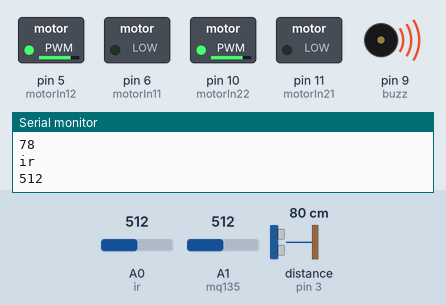
This sketch was run on a simulated Arduino Uno, built with avr-gcc and run on an emulated ATmega328P. Shown: switched loads named in the sketch (green lamp = pin HIGH), buzzer (waves = sounding), the last lines printed to the serial monitor. Wiring (inferred from the names in the program): ultrasonic range finder: trigger pin 2; echo pin 3. The inputs (shaded band) are chosen by the test bench; at power-on: distance to the obstacle (sensor on pin 3) 80 cm, A0 (ir) = 512, A1 (mq135) = 512. The echo pulse lasts 58.3 µs per cm; pins used as bus, display or sensor lines are not drawn.

Above: at 1.2 s.
1.3 s: distance to the obstacle (sensor on pin 3) set to 29 cm
2.8 s: distance to the obstacle (sensor on pin 3) set to 24 cm
At 3.5 s:
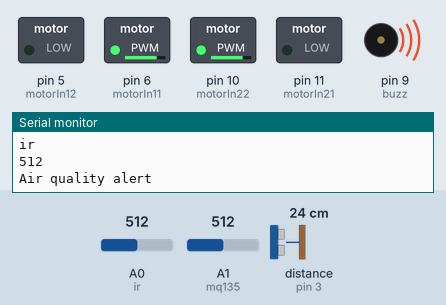
8.3 s: distance to the obstacle (sensor on pin 3) set to 35 cm
At 9.1 s:
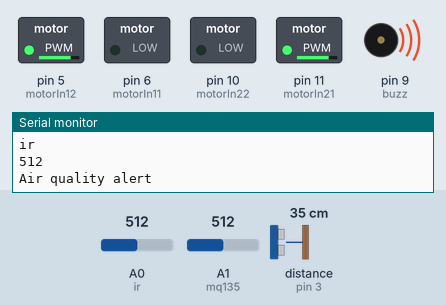
9.9 s: distance to the obstacle (sensor on pin 3) set to 2 cm
At 12.0 s:
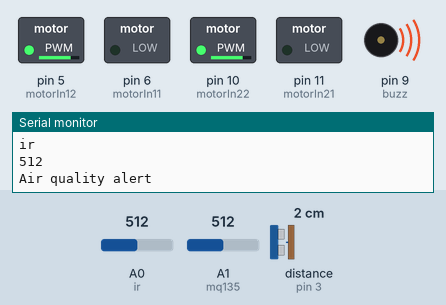
Timing chart, 0 to 13.9 s (numbered marks = the images above; inputs shaded):
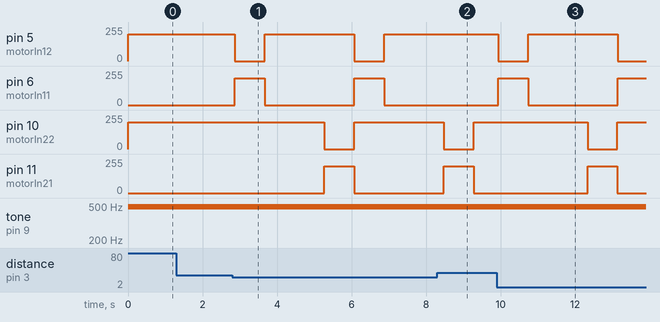

The sketch:

project.ino
```cpp
#include<SoftwareSerial.h>

int irvalue;
int motorIn11=6, motorIn12=5, motorIn21=11, motorIn22=10;
const int trigPin = 2;
const int echoPin = 3;
const int recho = 10;
const int lecho=11;
int ir=A0,mq135=A1,mq9=A2;
long duration;
int distanceCm;
int rdist, ldist;
int mq135sensorValue;
String state;
int velo=200;
int buzz=9;

void setup() {

  pinMode(ir, INPUT);
  pinMode(A1, INPUT);
  Serial.begin(9600);
  pinMode(motorIn11, OUTPUT);
  pinMode(motorIn12, OUTPUT);
  pinMode(motorIn21, OUTPUT);
  pinMode(motorIn22, OUTPUT);
  pinMode(trigPin, OUTPUT);
  pinMode(echoPin, INPUT);
  pinMode(recho, INPUT);
  pinMode(lecho, INPUT);
  pinMode(buzz, OUTPUT);


}

void Forward(){
  analogWrite(motorIn11, 0);
  analogWrite(motorIn12, velo);
  analogWrite(motorIn21, 0);
  analogWrite(motorIn22, velo);
}

void Stop(){
  analogWrite(motorIn11, 0);
  analogWrite(motorIn12, 0);
  analogWrite(motorIn21, 0);
  analogWrite(motorIn22, 0);
}

void Left(){
  analogWrite(motorIn11, 0);
  analogWrite(motorIn12, velo);
  analogWrite(motorIn21, velo);
  analogWrite(motorIn22, 0);
}

void Right(){
  analogWrite(motorIn11, velo);
  analogWrite(motorIn12, 0);
  analogWrite(motorIn21, 0);
  analogWrite(motorIn22, velo);
}


void beep(int buzzer){
  analogWrite(buzz, buzzer);      // Almost any value can be used except 0 and 255
                           // experiment to get the best tone
  //delay(delayms);          // wait for a delayms ms
  //analogWrite(buzz, 0);       // 0 turns it off
  //delay(delayms);          // wait for a delayms ms
}

void loop() {


  digitalWrite(trigPin, LOW);
  delayMicroseconds(2);
  digitalWrite(trigPin, HIGH);
  delayMicroseconds(10);
  digitalWrite(trigPin, LOW);
  duration = pulseIn(echoPin, HIGH);
  distanceCm= duration*0.034/2;

  irvalue=analogRead(A0);
  if(irvalue<105){
    Serial.println("Fire detected!");
    beep(20);
  }
  else{ beep(0);

  mq135sensorValue = analogRead(mq135);
  if(mq135sensorValue>400){
    Serial.println("Air quality alert");
    beep(20);
  }
  else if(mq135sensorValue>700){
    Serial.println("Severe air quality alert");
    beep(30);
  }
  else beep(0);
  }
  if(distanceCm>25)
      Forward();
  else{
      //obstacle avoiding
      Right();
      delay(800);
      Forward();
      delay(1600);
      Left();
      delay(800);
      Forward();
  }


  Serial.println("mq135");
  Serial.println(mq135sensorValue);
  Serial.println("dist");
  Serial.println(distanceCm);
  Serial.println("ir");
  Serial.println(irvalue);


}
```

Measured:
- the behaviour switches between 27 and 26 cm on distance to the obstacle (sensor on pin 3) (found by bisection; images 0 and 1)
- after the input at 2.8 s, pin 5 (motorIn12): alternates 200/255 for 2.4 s and 0/255 for 0.80 s, starting after 0.07 s; pin 6 (motorIn11): alternates 200/255 for 0.80 s and 0/255 for 2.4 s, starting after 0.07 s; pin 10 (motorIn22): 200/255 → 0/255 after 2.5 s, → 200/255 0.80 s later; pin 11 (motorIn21): 0/255 → 200/255 after 2.5 s, → 0/255 0.80 s later
- after the input at 8.3 s, pin 5 (motorIn12): stays 200/255 (without the input it goes to 0/255 after 0.98 s); pin 6 (motorIn11): stays 0/255 (without the input it goes to 200/255 after 0.98 s)
- after the input at 9.9 s, pin 5 (motorIn12): 200/255 → 0/255 at once, → 200/255 0.80 s later, → 0/255 2.4 s later; pin 6 (motorIn11): 0/255 → 200/255 at once, → 0/255 0.80 s later, → 200/255 2.4 s later; pin 10 (motorIn22): 200/255 → 0/255 after 2.4 s, → 200/255 0.80 s later; pin 11 (motorIn21): 0/255 → 200/255 after 2.4 s, → 0/255 0.80 s later
